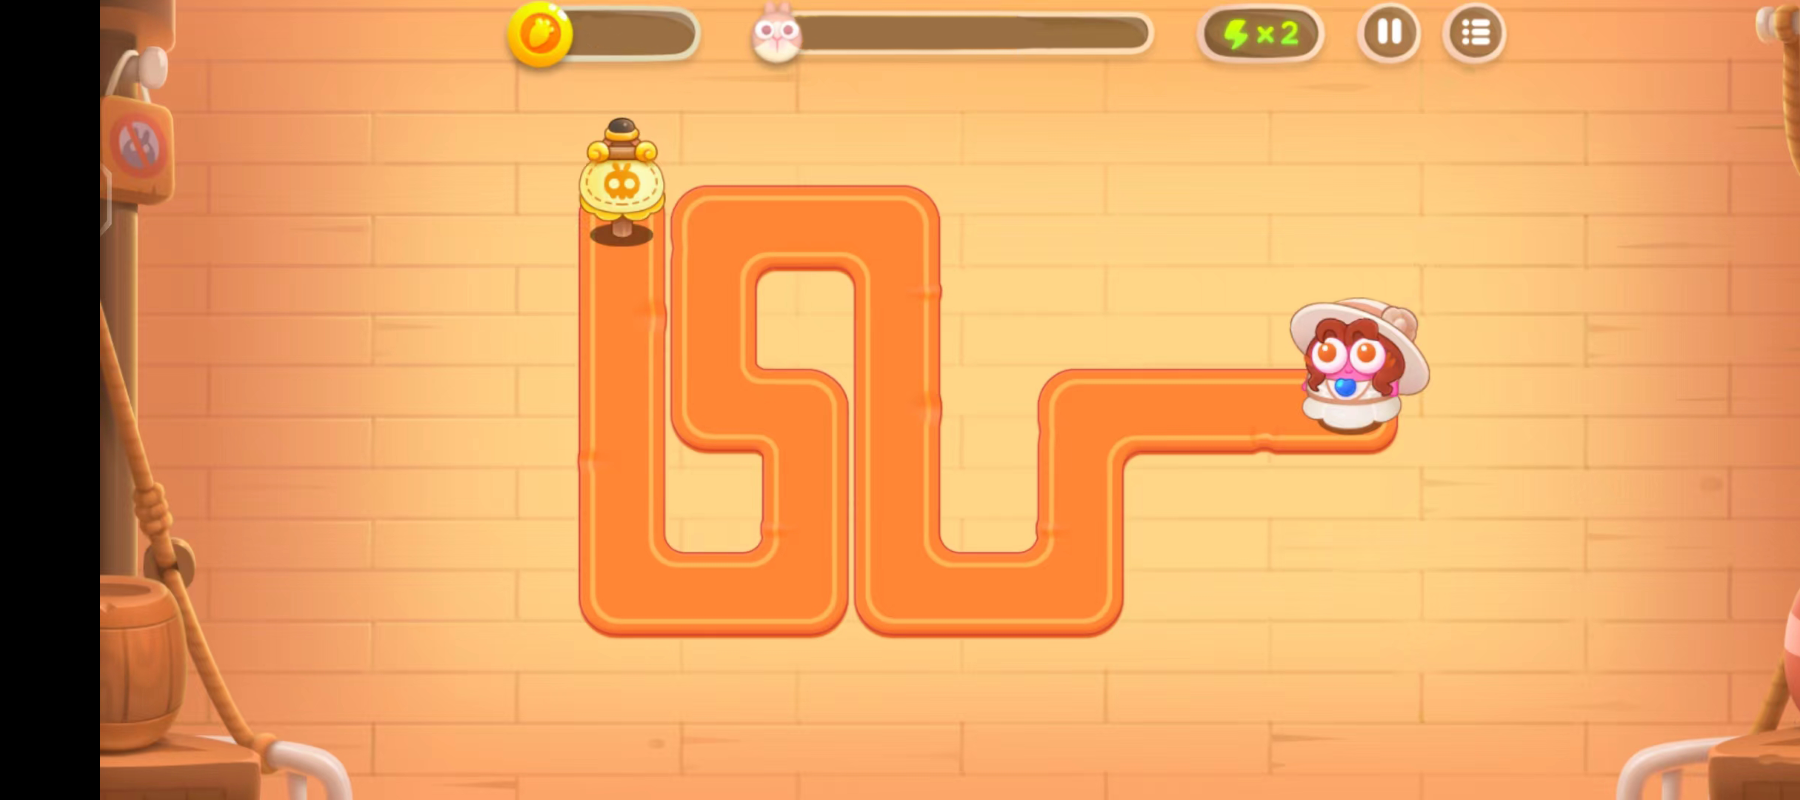

Below is a game level as drawn by its tile map, then a one-line description and the .tmx file that defines it, in full:
An orthogonal 18x8 tile map with 100x100 px tiles, 1 tile layer (图块层 1).

<map version="1.10" tiledversion="1.10.2" orientation="orthogonal" renderorder="right-down" width="18" height="8" tilewidth="100" tileheight="100" infinite="0" nextlayerid="2" nextobjectid="1">
 <tileset firstgid="1" source="background.tsx" />
 <layer id="1" name="图块层 1" width="18" height="8">
  <data encoding="csv">
0,1,2,3,4,5,6,7,8,9,10,11,12,13,14,15,16,17,
0,18,19,20,21,22,23,24,25,26,27,28,29,30,31,32,33,34,
0,35,36,37,38,39,40,41,42,43,44,45,46,47,48,49,50,51,
0,52,53,54,55,56,57,58,59,60,61,62,63,64,65,66,67,68,
0,69,70,71,72,73,74,75,76,77,78,79,80,81,82,83,84,85,
0,86,87,88,89,90,91,92,93,94,95,96,97,98,99,100,101,102,
0,103,104,105,106,107,108,109,110,111,112,113,114,115,116,117,118,119,
0,120,121,122,123,124,125,126,127,128,129,130,131,132,133,134,135,136
</data>
 </layer>
</map>